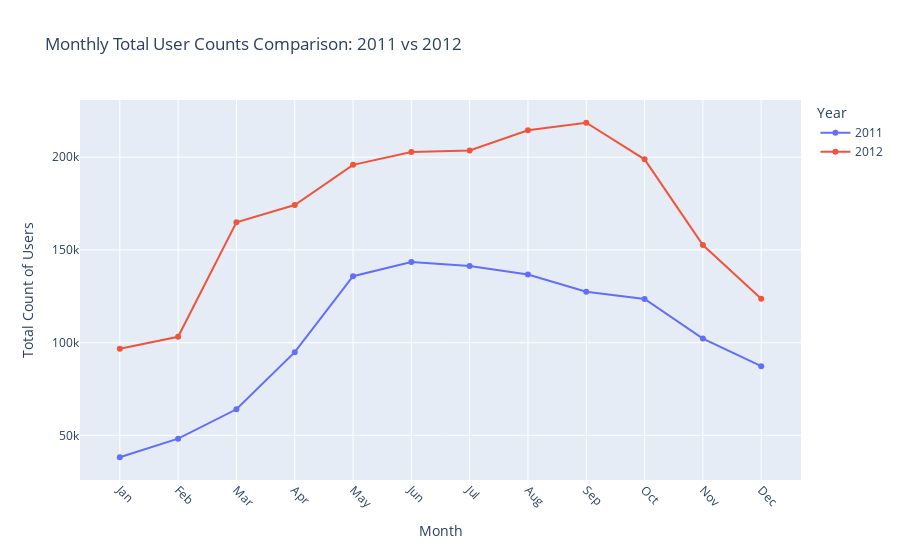

The notebook cell this image was saved under:
### Markdown cell above
### Pertanyaan 2:

### Code cell
import plotly.graph_objs as go

# Pivot the data to get total counts per month for each year
monthly_data = days_df.pivot_table(values='total_count', index='month', columns='year', aggfunc='sum')

# Reorder the index based on calendar months for proper sequential visualization
months_order = ['Jan', 'Feb', 'Mar', 'Apr', 'May', 'Jun', 'Jul', 'Aug', 'Sep', 'Oct', 'Nov', 'Dec']
monthly_data = monthly_data.reindex(months_order)

# Create traces for each year
traces = []
for year in monthly_data.columns:
    trace = go.Scatter(x=monthly_data.index, y=monthly_data[year], mode='lines+markers', name=str(year))
    traces.append(trace)

# Create layout
layout = go.Layout(title='Monthly Total User Counts Comparison: 2011 vs 2012',
                   xaxis=dict(title='Month', tickangle=45),
                   yaxis=dict(title='Total Count of Users'),
                   legend=dict(title='Year'))

# Create figure
fig = go.Figure(data=traces, layout=layout)

# Show figure
fig.show()

### Figure 1 — Plotly figure (JSON) as saved in the notebook; plotly's stock layout.template omitted (floating-point values rounded to 4 significant figures)
{"data": [{"mode": "lines+markers", "name": "2011", "type": "scatter", "x": ["Jan", "Feb", "Mar", "Apr", "May", "Jun", "Jul", "Aug", "Sep", "Oct", "Nov", "Dec"], "y": [38189, 48215, 64045, 94870, 135821, 143512, 141341, 136691, 127418, 123511, 102167, 87323]}, {"mode": "lines+markers", "name": "2012", "type": "scatter", "x": ["Jan", "Feb", "Mar", "Apr", "May", "Jun", "Jul", "Aug", "Sep", "Oct", "Nov", "Dec"], "y": [96744, 103137, 164875, 174224, 195865, 202830, 203607, 214503, 218573, 198841, 152664, 123713]}], "layout": {"legend": {"title": {"text": "Year"}}, "title": {"text": "Monthly Total User Counts Comparison: 2011 vs 2012"}, "xaxis": {"tickangle": 45, "title": {"text": "Month"}}, "yaxis": {"title": {"text": "Total Count of Users"}}}}
